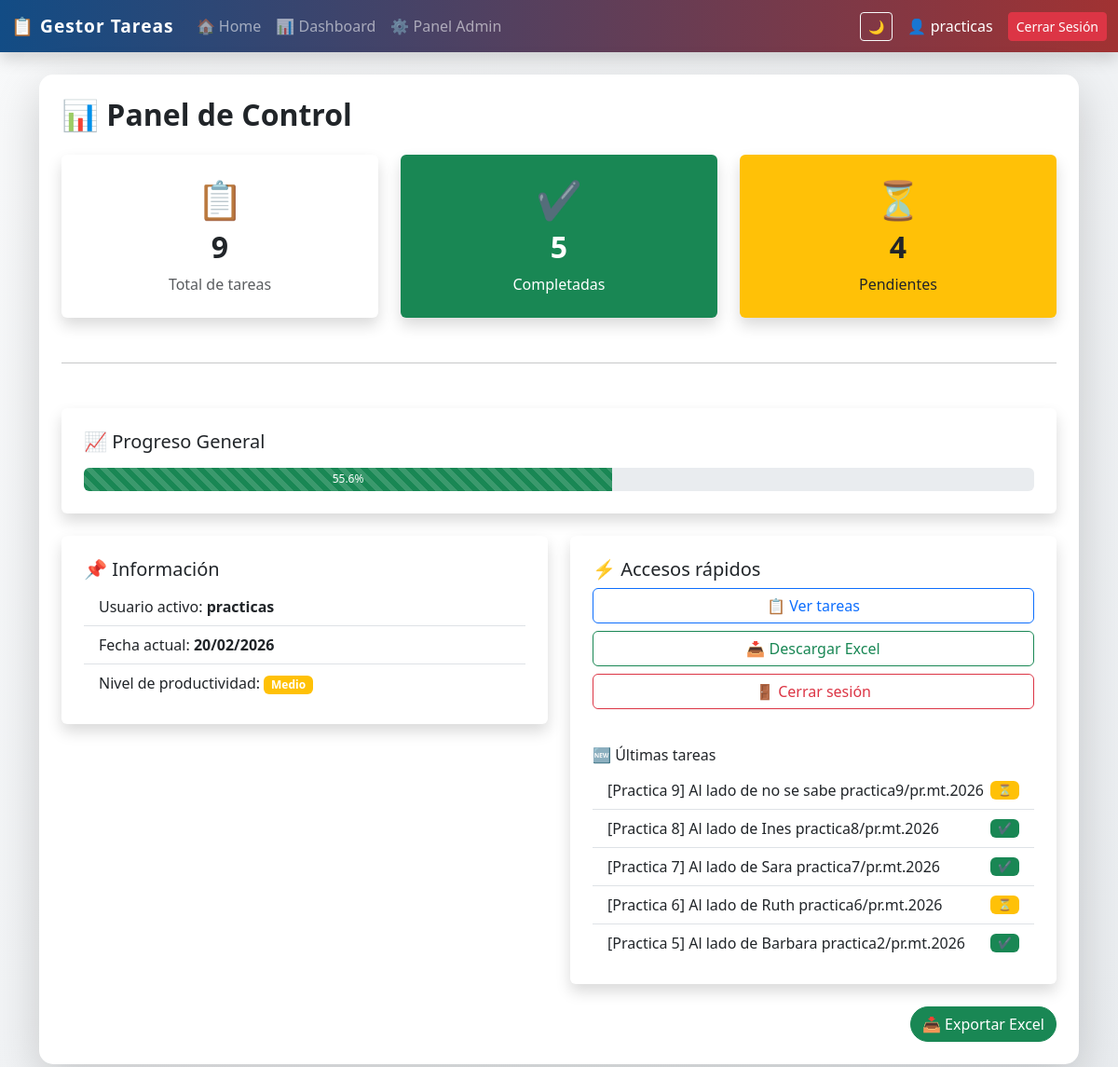
Before: /dashboard (signed in) with the older database file.
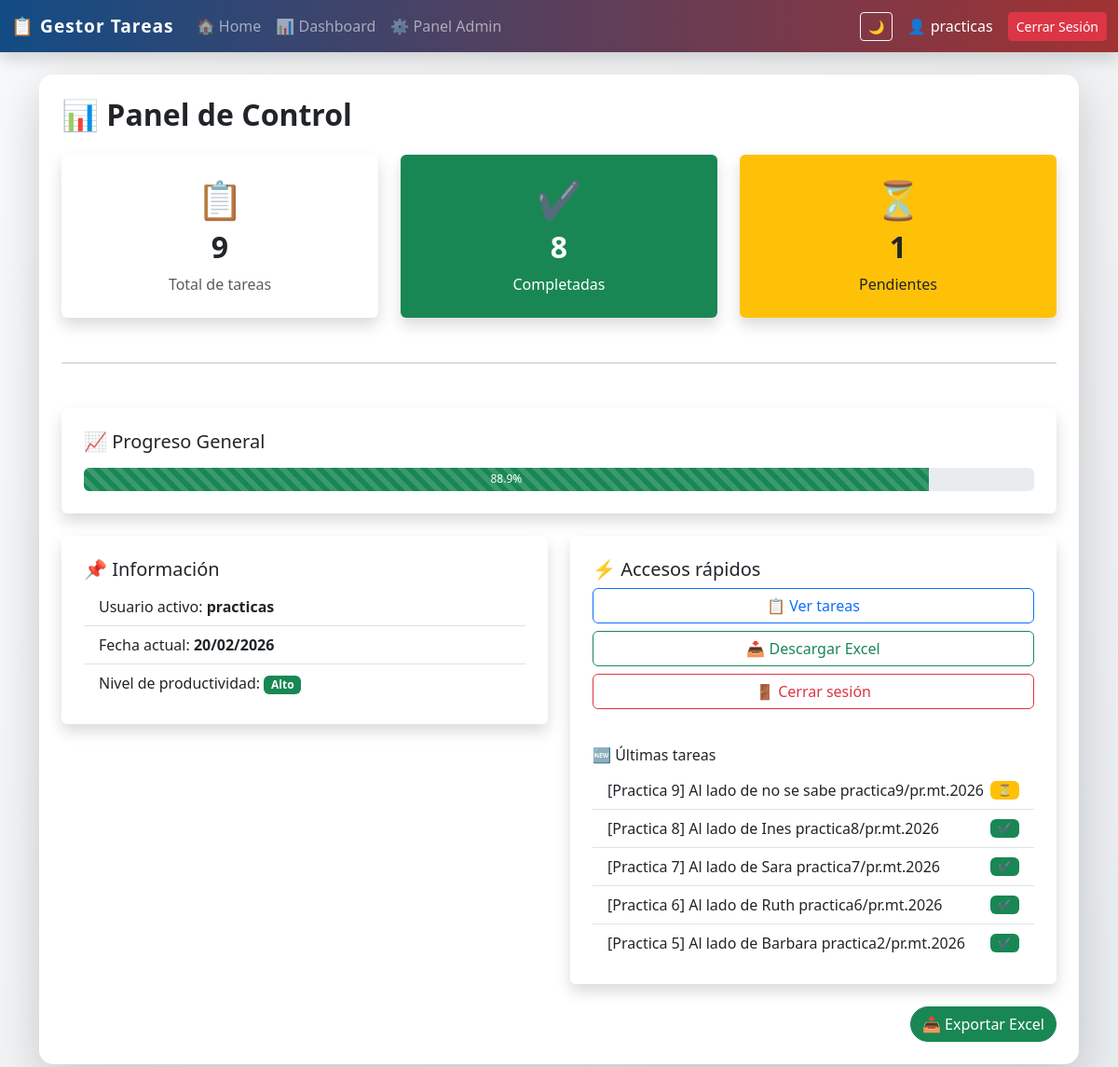
After: the same page with the newer database file.
### tables this page shows
CREATE TABLE tareas (
            id INTEGER PRIMARY KEY AUTOINCREMENT,
            descripcion TEXT NOT NULL,
            categoria TEXT,
            fecha TEXT,
            completada INTEGER DEFAULT 0,
            codigo TEXT,
            usuario_id INTEGER,
            FOREIGN KEY (usuario_id) REFERENCES usuarios(id)
        );

### app_web.py (the view)
@app.route("/dashboard")
@login_required
def dashboard():
    user_id = session.get("user_id")
    es_admin = session.get("es_admin")
    conn = get_connection()
    cursor = conn.cursor()
    if es_admin == 1:
        cursor.execute("SELECT COUNT(*) as total FROM tareas")
        total = cursor.fetchone()["total"]
        cursor.execute("SELECT COUNT(*) as completadas FROM tareas WHERE completada = 1")
        completadas = cursor.fetchone()["completadas"]
        cursor.execute("SELECT * FROM tareas ORDER BY id DESC LIMIT 5")
        ultimas_tareas = cursor.fetchall()
    else:
        cursor.execute("SELECT COUNT(*) as total FROM tareas WHERE usuario_id = ?", (user_id,))
        total = cursor.fetchone()["total"]
        cursor.execute("SELECT COUNT(*) as completadas FROM tareas WHERE completada = 1 AND usuario_id = ?", (user_id,))
        completadas = cursor.fetchone()["completadas"]
        cursor.execute("SELECT * FROM tareas WHERE usuario_id = ? ORDER BY id DESC LIMIT 5", (user_id,))
        ultimas_tareas = cursor.fetchall()
    pendientes = total - completadas
    porcentaje = round((completadas / total) * 100, 1) if total > 0 else 0
    if porcentaje > 70:
        nivel, color_nivel = "Alto", "success"
    elif porcentaje > 40:
        nivel, color_nivel = "Medio", "warning"
    else:
        nivel, color_nivel = "Bajo", "danger"
    fecha_actual = datetime.now().strftime("%d/%m/%Y")
    conn.close()
    return render_template("dashboard.html",
                           total=total,
                           completadas=completadas,
                           pendientes=pendientes,
                           porcentaje=porcentaje,
                           nivel=nivel,
                           color_nivel=color_nivel,
                           fecha_actual=fecha_actual,
                           ultimas_tareas=ultimas_tareas)

### app_web.py (called while the page is built)
def get_connection():
    conn = sqlite3.connect(DB_NAME)
    conn.row_factory = sqlite3.Row
    return conn

def login_required(f):
    @wraps(f)
    def decorated_function(*args, **kwargs):
        if "user_id" not in session:
            return redirect(url_for("login"))
        return f(*args, **kwargs)
    return decorated_function

### templates/dashboard.html
{% extends "base.html" %}
{% block content %}
<h2 class="mb-4 fw-bold">📊 Panel de Control</h2>
<div class="row g-4">
    <div class="col-md-4">
        <div class="card shadow border-0 text-center p-4">
            <div class="display-6">📋</div>
            <h2 class="fw-bold mt-2">{{ total }}</h2>
            <p class="text-muted mb-0">Total de tareas</p>
        </div>
    </div>
    <div class="col-md-4">
        <div class="card shadow border-0 text-center p-4 bg-success text-white">
            <div class="display-6">✔</div>
            <h2 class="fw-bold mt-2">{{ completadas }}</h2>
            <p class="mb-0">Completadas</p>
        </div>
    </div>
    <div class="col-md-4">
        <div class="card shadow border-0 text-center p-4 bg-warning">
            <div class="display-6">⏳</div>
            <h2 class="fw-bold mt-2">{{ pendientes }}</h2>
            <p class="mb-0">Pendientes</p>
        </div>
    </div>
</div>
<hr class="my-5">
<div class="card shadow border-0 p-4 mb-4">
    <h5 class="mb-3">📈 Progreso General</h5>
    <div class="progress" style="height: 25px;">
        <div class="progress-bar bg-success progress-bar-striped progress-bar-animated"
             role="progressbar"
             style="width: {{ porcentaje }}%">
            {{ porcentaje }}%
        </div>
    </div>
</div>
<div class="row g-4">
    <div class="col-md-6">
        <div class="card shadow border-0 p-4">
            <h5>📌 Información</h5>
            <ul class="list-group list-group-flush">
                <li class="list-group-item">
                    Usuario activo: <strong>{{ session['user'] }}</strong>
                </li>
                <li class="list-group-item">
                    Fecha actual: <strong>{{ fecha_actual }}</strong>
                </li>
                <li class="list-group-item">
                    Nivel de productividad:
                    <span class="badge bg-{{ color_nivel }}">
                        {{ nivel }}
                    </span>
                </li>
            </ul>
        </div>
    </div>
    <div class="col-md-6">
        <div class="card shadow border-0 p-4">
            <h5>⚡ Accesos rápidos</h5>
            <div class="d-grid gap-2 mb-3">
                <a href="/" class="btn btn-outline-primary">
                    📋 Ver tareas
                </a>
                <a href="/exportar" class="btn btn-outline-success">
                    📥 Descargar Excel
                </a>
                <a href="/logout" class="btn btn-outline-danger">
                    🚪 Cerrar sesión
                </a>
            </div>
            <h6 class="mt-4 mb-2">🆕 Últimas tareas</h6>
            <ul class="list-group list-group-flush">
                {% for tarea in ultimas_tareas %}
                <li class="list-group-item d-flex justify-content-between align-items-center">
                    <span>
                        [{{ tarea[5] if tarea|length > 5 else '-' }}] {{ tarea[1] }}
                    </span>
                    {% if tarea[4] == 1 %}
                        <span class="badge bg-success">✔</span>
                    {% else %}
                        <span class="badge bg-warning text-dark">⏳</span>
                    {% endif %}
                </li>
                {% endfor %}
            </ul>
        </div>
    </div>
</div>
{% endblock %}

Changed rows visible on the page:
changed tareas "Practica 6": completada "⏳" → "✔"
Other visible differences:
{{ completadas }}: "5" → "8"
{{ pendientes }}: "4" → "1"
{{ porcentaje }}: 55.6 → 88.9 (drawn)
{{ porcentaje }}: "55.6" → "88.9"
{{ nivel }}: "Medio" → "Alto"
